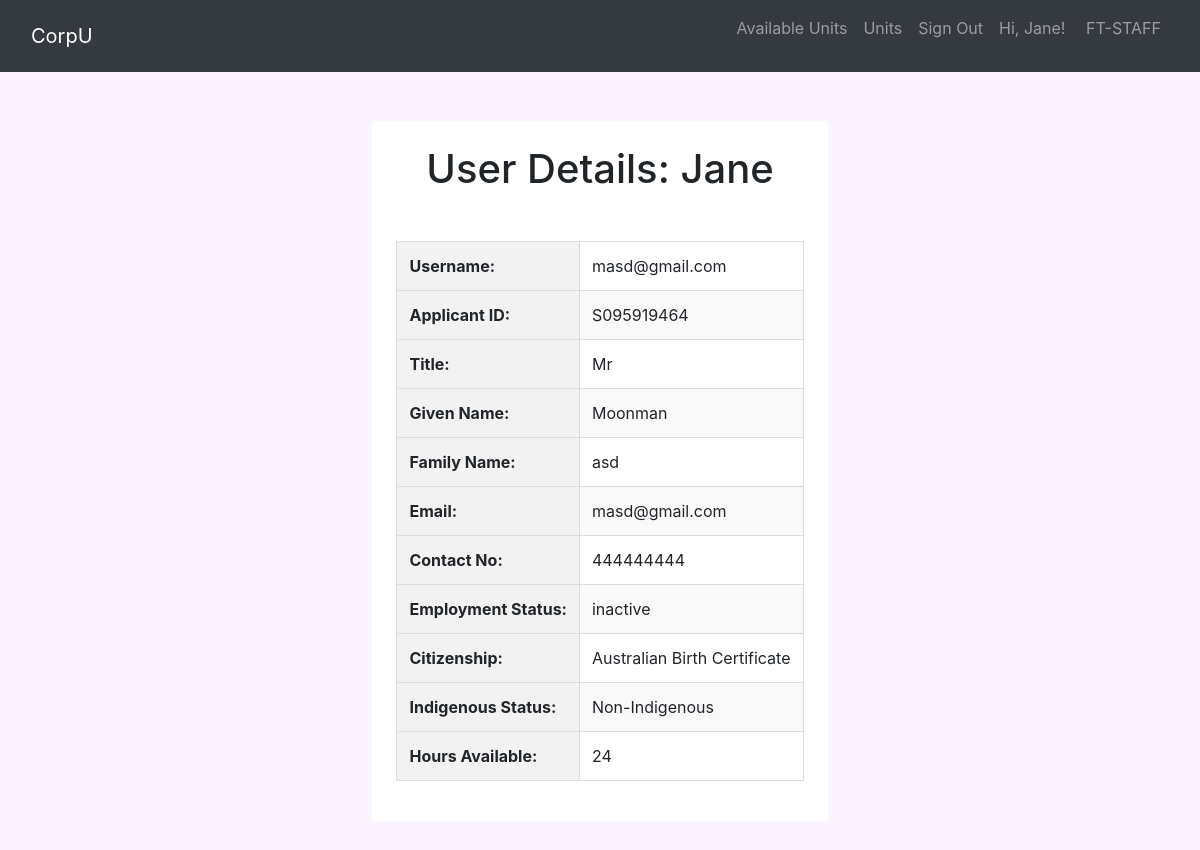
Page /profile.php?givenName=Moonman&applicantID=S095919464&unitCode=BIO102 (signed in) on the committed database.
### tables this page shows
CREATE TABLE `systemuser` (
  `userID` varchar(10) NOT NULL,
  `username` varchar(255) NOT NULL,
  `title` varchar(255) NOT NULL,
  `userRole` varchar(20) NOT NULL,
  `givenName` varchar(255) NOT NULL,
  `familyName` varchar(255) NOT NULL,
  `employmentStatus` varchar(255) NOT NULL,
  `contractType` varchar(20) DEFAULT NULL,
  `studentNo` varchar(10) DEFAULT NULL,
  `contactNo` int(11) NOT NULL,
  `citizenship` varchar(255) NOT NULL,
  `indigenousStatus` varchar(255) NOT NULL,
  `hoursAvailable` int(11) NOT NULL,
  `dob` varchar(45) NOT NULL,
  `salary` varchar(255) DEFAULT NULL,
  `wholeAddress` varchar(255) DEFAULT NULL,
  `gender` varchar(100) NOT NULL
);

### profile.php (the view, shortened to what this page needs)
<!DOCTYPE html>
<html>
<head>
  <link rel="stylesheet" href="https://cdn.jsdelivr.net/npm/bootstrap@4.6.2/dist/css/bootstrap.min.css">
  <link rel="stylesheet" href="style/class_sessions.css">
  <?php session_start();
  if ($_SESSION['userRole']==='staff'){
    $applicantID= $_GET['applicantID'];
  } else {
    echo "<title>{$_SESSION['givenName']}'s Profile</title>";
    $applicantID= $_SESSION['userID'];
  }
  ?>
</head>
<body>
    <?php
    include 'generateNav.php';
    $nav = generateNav();
    echo $nav;
    ?>
<div class="container my-5">
        <div class="d-flex align-items-center align-self-center">
            <div class="container-fluid d-flex justify-content-center">
                <div class="card p-4 border-light">
    <h1 class="text-center mb-5">User Details: <?php echo $_SESSION['givenName']; ?> </h1>
    <table class="table">
      <?php
        require 'connections.php';
        $queryQual = "SELECT * FROM qualifications WHERE userID = '$applicantID'";
        $result = $mysqli->query($queryQual);
        if (mysqli_num_rows($result) > 0){;
        $query = "SELECT * FROM systemUser INNER JOIN qualifications ON systemUser.userID = qualifications.userID WHERE userID = '$applicantID'";}
        else {
        $query = "SELECT * FROM systemUser WHERE userID = '$applicantID'";}
        $result = $mysqli->query($query);
        if ($query == "SELECT * FROM systemUser WHERE userID = '$applicantID'"){
        while ($row = $result->fetch_assoc()) {
          ?>
          <tr>
              <th scope="row">Username:</th>
              <td><?= "{$row['username']}" ?></td>
          </tr>
          <tr>
              <th scope="row">Applicant ID:</th>
              <td><?= "{$row['userID']}" ?></td>
          </tr>
          <tr>
              <th scope="row">Title:</th>
              <td><?= "{$row['title']}" ?></td>
          </tr>
          <tr>
              <th scope="row">Given Name:</th>
              <td><?= "{$row['givenName']}" ?></td>
          </tr>
          <tr>
              <th scope="row">Family Name:</th>
              <td><?= "{$row['familyName']}" ?></td>
          </tr>
          <tr>
              <th scope="row">Email:</th>
              <td><?= "{$row['username']}" ?></td>
          </tr>
          <tr>
              <th scope="row">Contact No:</th>
              <td><?= "{$row['contactNo']}" ?></td>
          </tr>
          <tr>
              <th scope="row">Employment Status:</th>
              <td><?= "{$row['employmentStatus']}" ?></td>
          </tr>
          <tr>
              <th scope="row">Citizenship:</th>
              <td><?= "{$row['citizenship']}" ?></td>
          </tr>
          <tr>
              <th scope="row">Indigenous Status:</th>
              <td><?= "{$row['indigenousStatus']}" ?></td>
          </tr>
          <tr>
              <th scope="row">Hours Available:</th>
              <td><?= "{$row['hoursAvailable']}" ?></td>
          </tr>
          </table>
      <?php
        }}
              ?>
            </div>
          </div>
      </div>
  </div>
</body>
</html>

### style/class_sessions.css (style rules this page uses)
body { background: #fbf3ff; }
table { border-collapse: collapse; width: 100%; }
th, td { border: 1px solid #ddd; padding: 8px; text-align: left; }
th { background-color: #f2f2f2; }
tr:nth-child(even) { background-color: #f9f9f9; }

### rows in the picture
systemuser: username "masd@gmail.com", userID "S095919464", title "Mr", givenName "Moonman", familyName "asd", contactNo "444444444", employmentStatus "inactive", citizenship "Australian Birth Certificate", indigenousStatus "Non-Indigenous", hoursAvailable "24"

### other values in the picture
$_SESSION['givenName'] "Jane"
